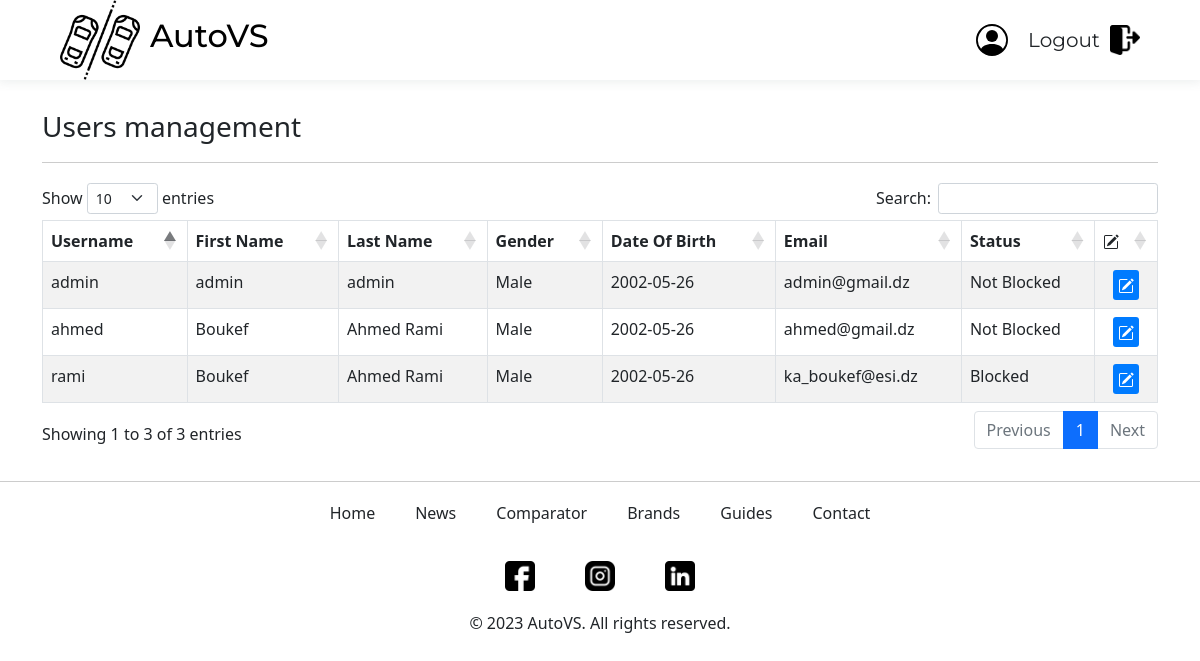
Page /Admin/users/ (signed in) on the committed database.
### tables this page shows
CREATE TABLE IF NOT EXISTS `user` (
  `UserID` int(11) NOT NULL AUTO_INCREMENT,
  `username` varchar(255) NOT NULL,
  `FirstName` varchar(50) DEFAULT NULL,
  `LastName` varchar(50) DEFAULT NULL,
  `Gender` enum('Male','Female') DEFAULT NULL,
  `DateOfBirth` date DEFAULT NULL,
  `Email` varchar(100) DEFAULT NULL,
  `Password` varchar(255) DEFAULT NULL,
  `IsAuthenticated` tinyint(1) DEFAULT '1',
  `IsBlocked` tinyint(1) DEFAULT '0',
  `admin` tinyint(1) NOT NULL DEFAULT '0',
  PRIMARY KEY (`UserID`),
  UNIQUE KEY `username` (`username`)
);

CREATE TABLE IF NOT EXISTS `contact` (
  `ContactID` int(11) NOT NULL AUTO_INCREMENT,
  `Type` varchar(255) DEFAULT NULL,
  `URL` varchar(255) DEFAULT NULL,
  `LOGO` int(11) DEFAULT NULL,
  PRIMARY KEY (`ContactID`),
  KEY `fk_img_cont` (`LOGO`)
);

CREATE TABLE IF NOT EXISTS `image` (
  `ImageID` int(11) NOT NULL AUTO_INCREMENT,
  `ImagePath` varchar(255) DEFAULT NULL,
  PRIMARY KEY (`ImageID`)
);

### controllers/Admin/UsersPageController.php (called while the page is built, shortened)
<?php
require_once($_SERVER['DOCUMENT_ROOT'] . '/Project/views/Admin/UsersPageView.php');
require_once($_SERVER['DOCUMENT_ROOT'] . '/Project/Models/UserModel.php');
class AdminUsersPageController
{
    public function getUsers()
    {
        $model = new UserModel();
        return $model->getUsers();
    }
    public function showUsersPage()
    {
        $view = new AdminUsersPageView();
        $view->showUsersPage();
    }
}

### models/UserModel.php (called while the page is built, shortened)
<?php
class UserModel extends DBModel
{
    public function getUsers()
    {
        $db = $this->connect($this->host, $this->dbname, $this->username, $this->password);
        $sql = "SELECT * FROM user";
        $stmt = $db->prepare($sql);
        $stmt->execute();
        $users = $stmt->fetchAll();
        return $users;
    }
}

### models/HomePageModel.php (called while the page is built, shortened)
<?php
class HomePageModel extends DBModel
{
    public function getSocialMedia()
    {
        $db = $this->connect($this->host, $this->dbname, $this->username, $this->password);
        $sql = "SELECT * FROM contact JOIN Image ON contact.Logo = Image.ImageID";
        $stmt = $db->prepare($sql);
        $stmt->execute();
        $socialMedia = $stmt->fetchAll();
        return $socialMedia;
    }
}

### controllers/User/HomePageController.php (called while the page is built, shortened)
<?php
require_once($_SERVER['DOCUMENT_ROOT'] . '/Project/Models/HomePageModel.php');
class HomePageController
{
    public function getSocialMedia()
    {
        $model = new HomePageModel();
        return $model->getSocialMedia();
    }
}

### views/Admin/UsersPageView.php (the view, shortened to what this page needs)
<?php
require_once($_SERVER['DOCUMENT_ROOT'] . '/Project/views/Admin/LayoutView.php');
class AdminUsersPageView extends AdminLayoutView
{
    public function content()
    {
?>
        <div class="container">
            <div class="Handler">
                <h3>Users management</h3>
            </div>
            <table id="table" class="table table-striped table-bordered" style="width:100%">
                <thead>
                    <tr>
                        <th>Username</th>
                        <th>First Name</th>
                        <th>Last Name</th>
                        <th>Gender</th>
                        <th>Date Of Birth</th>
                        <th>Email</th>
                        <th>Status</th>
                        <th></th>
                    </tr>
                </thead>
                <tbody>
                    <?php
                    require_once($_SERVER['DOCUMENT_ROOT'] . '/Project/Controllers/Admin/UsersPageController.php');
                    $controller = new AdminUsersPageController();
                    $users = $controller->getUsers();
                    foreach ($users as $user) {
                    ?>
                        <tr>
                            <td><?= $user['username'] ?></td>
                            <td><?= $user['FirstName'] ?></td>
                            <td><?= $user['LastName'] ?></td>
                            <td><?= $user['Gender'] ?></td>
                            <td><?= $user['DateOfBirth'] ?></td>
                            <td><?= $user['Email'] ?></td>
                            <td><?= $user['IsBlocked'] ? "Blocked" : "Not Blocked" ?></td>
                            <td>
                                <div class="manage">
                                    <a href="/Project/Admin/users/modify/?id=<?= $user['UserID'] ?>"></a>
                                </div>
                            </td>
                        </tr>
                    <?php
                    }
                    ?>
                </tbody>
            </table>
        </div>
<?php
    }
    public function showUsersPage()
    {
        $this->showNavbar();
        $this->content();
        $this->showFooter();
    }
}

### views/Admin/LayoutView.php (shortened to what this page needs)
<?php
class AdminLayoutView
{
    public function showNavbar()
    {
?>
        <div class="header-container">
            <a href="/Project/Admin/" class="logo">
                <img src="/Project/public/images/logo1.png" alt="">
                <h2>AutoVS</h2>
            </a>
            <div class="Profile">
                <a href="/Project/profile/">
                </a>
                <a class="logout" href="/Project/Api/api.php?logout=1">
                    <p>Logout</p>
                    <img src="/Project/public/images/logout.png" alt="logout">
                </a>
            </div>
        </div>
    <?php
    }
    ?>
    <?php
    public function showFooter()
    {
    ?>
        <div class="footer-menu">
            <ul>
                <li><a href="/Project/">Home</a></li>
                <li><a href="/Project/news/">News</a></li>
                <li><a href="/Project/compare/">Comparator</a></li>
                <li><a href="/Project/brands/">Brands</a></li>
                <li><a href="/Project/guide/">Guides</a></li>
                <li><a href="/Project/contact/">Contact</a></li>
            </ul>
            <div class="social">
                <?php
                $this->showSocialMedia();
                ?>
            </div>
            <p>© 2023 AutoVS. All rights reserved.</p>
        </div>
        <?php
    }
    public function showSocialMedia()
    {
        $controller = new HomePageController();
        $socialMedia = $controller->getSocialMedia();
        foreach ($socialMedia as $media) {
        ?>
            <a href="<?php echo $media["URL"] ?>">
                <img src="/Project/public/images/<?php echo $media["ImagePath"] ?>" alt="<?php echo $media["Type"] ?>">
            </a>
<?php
        }
    }
}

### css/style.css (style rules this page uses)
:root { --spinner-width: 100%; --spinner-height: 15vh; --spinner-elements-displayed: 5; --spinner-element-width: calc( var(--spinner-width) / var(--spinner-elements-displayed) ); --spinner-animation-duration: calc(var(--spinner-elements) * 3s); }
* { margin: 0; padding: 0; box-sizing: border-box; }
.header-container { height: 10vh; display: flex; justify-content: space-between; padding: 0 5%; align-items: center; box-shadow: 0 0.1px 11px 2px rgba(68, 89, 88, 0.11); }
.header-container .logo img { height: 10vh; }
.logo { display: flex; align-items: center; justify-content: center; gap: 10px; font-family: "Montserrat", serif; text-decoration: none; }
.logo h2 { text-decoration: none; color: #000; }
.social { display: flex; align-items: center; justify-content: center; gap: 10px; }
.social img { height: 30px; width: 30px; }
.footer-menu { width: 100%; height: 8vh; border-top: 1px solid #ccc; text-align: center; }
.footer-menu p { margin: 20px 0; }
.footer-menu > ul { height: 100%; display: flex; align-items: center; justify-content: center; list-style-type: none; padding: 0; }
.footer-menu a { color: inherit; text-align: center; text-decoration: none; padding: 0 20px; }
.logo { display: flex; align-items: center; justify-content: center; gap: 10px; font-family: "Montserrat", serif; }
.logout { height: 100%; text-decoration: none; color: inherit; font-size: 20px; display: flex; align-items: center; justify-content: center; gap: 10px; font-family: "Montserrat", serif; }
.logout p { margin: 0; }
.logout img { height: 30px; width: 30px; }
.manage { display: flex; justify-content: space-around; gap: 5px; align-items: center; width: 100%; height: 100%; }
.manage button, .manage a { text-decoration: none; color: inherit; padding: 3px 5px; border: none; border-radius: 3px; }
.manage button:first-child, .manage a:first-child { background-color: #007bff; }
.Profile { display: flex; justify-content: center; align-items: center; gap: 20px; }
.Profile > a > svg { width: 32px; height: 32px; }
.container { margin-top: 30px; margin-bottom: 30px; }
.Handler { border-bottom: 1px solid #ccc; padding-bottom: 10px; display: flex; justify-content: space-between; align-items: center; margin-bottom: 20px; }

### rows in the picture
user: username "rami", FirstName "Boukef", LastName "Ahmed Rami", Gender "Male", DateOfBirth "2002-05-26", Email "ka_boukef@esi.dz", IsBlocked "Blocked"
user: username "ahmed", FirstName "Boukef", LastName "Ahmed Rami", Gender "Male", DateOfBirth "2002-05-26", Email "ahmed@gmail.dz", IsBlocked "Not Blocked"
user: username "admin", FirstName "admin", LastName "admin", Gender "Male", DateOfBirth "2002-05-26", Email "admin@gmail.dz", IsBlocked "Not Blocked"
contact: image.ImagePath (picture)
contact: image.ImagePath (picture)
contact: image.ImagePath (picture)
